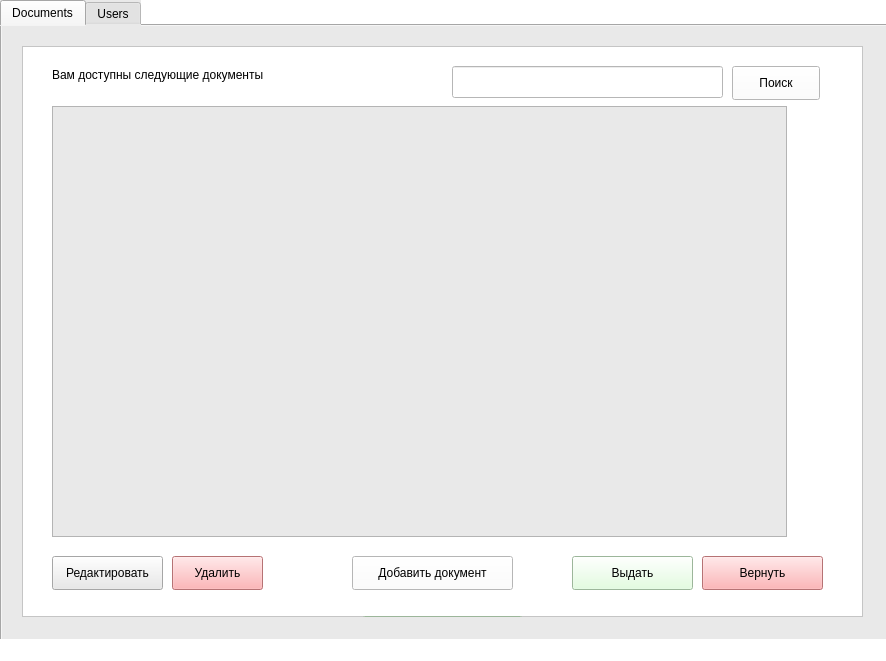
<?xml version="1.0" encoding="UTF-8"?>
<ui version="4.0">
 <class>admin</class>
 <widget class="QMainWindow" name="admin">
  <property name="geometry">
   <rect>
    <x>0</x>
    <y>0</y>
    <width>886</width>
    <height>661</height>
   </rect>
  </property>
  <property name="windowTitle">
   <string>admin</string>
  </property>
  <property name="styleSheet">
   <string notr="true">background-color: rgb(255, 255, 255);</string>
  </property>
  <widget class="QWidget" name="centralwidget">
   <widget class="QTabWidget" name="tabWidget">
    <property name="geometry">
     <rect>
      <x>0</x>
      <y>0</y>
      <width>891</width>
      <height>651</height>
     </rect>
    </property>
    <property name="styleSheet">
     <string notr="true">background-color: rgb(233, 233, 233);
</string>
    </property>
    <property name="currentIndex">
     <number>0</number>
    </property>
    <widget class="QWidget" name="tab">
     <attribute name="title">
      <string>Documents</string>
     </attribute>
     <widget class="QFrame" name="frame">
      <property name="geometry">
       <rect>
        <x>20</x>
        <y>20</y>
        <width>841</width>
        <height>571</height>
       </rect>
      </property>
      <property name="styleSheet">
       <string notr="true">background-color: rgb(255, 255, 255);</string>
      </property>
      <property name="frameShape">
       <enum>QFrame::StyledPanel</enum>
      </property>
      <property name="frameShadow">
       <enum>QFrame::Raised</enum>
      </property>
      <widget class="QTableWidget" name="tableWidget_2">
       <property name="geometry">
        <rect>
         <x>30</x>
         <y>60</y>
         <width>735</width>
         <height>431</height>
        </rect>
       </property>
       <property name="styleSheet">
        <string notr="true">background-color: rgb(233, 233, 233);</string>
       </property>
      </widget>
      <widget class="QLabel" name="label">
       <property name="geometry">
        <rect>
         <x>30</x>
         <y>20</y>
         <width>261</width>
         <height>18</height>
        </rect>
       </property>
       <property name="text">
        <string>Вам доступны следующие документы</string>
       </property>
      </widget>
      <widget class="QPushButton" name="pushButton_2">
       <property name="geometry">
        <rect>
         <x>330</x>
         <y>510</y>
         <width>161</width>
         <height>34</height>
        </rect>
       </property>
       <property name="styleSheet">
        <string notr="true">background-color: rgb(255, 255, 255);</string>
       </property>
       <property name="text">
        <string>Добавить документ</string>
       </property>
      </widget>
      <widget class="QPushButton" name="pushButton_3">
       <property name="geometry">
        <rect>
         <x>340</x>
         <y>570</y>
         <width>161</width>
         <height>34</height>
        </rect>
       </property>
       <property name="styleSheet">
        <string notr="true">background-color: rgb(219, 255, 215);</string>
       </property>
       <property name="text">
        <string>Добавить документ</string>
       </property>
      </widget>
      <widget class="QPushButton" name="pushButton_4">
       <property name="geometry">
        <rect>
         <x>30</x>
         <y>510</y>
         <width>111</width>
         <height>34</height>
        </rect>
       </property>
       <property name="styleSheet">
        <string notr="true">background-color: rgb(219, 255, 215);
background-color: rgb(233, 233, 233);</string>
       </property>
       <property name="text">
        <string>Редактировать</string>
       </property>
      </widget>
      <widget class="QPushButton" name="pushButton_5">
       <property name="geometry">
        <rect>
         <x>150</x>
         <y>510</y>
         <width>91</width>
         <height>34</height>
        </rect>
       </property>
       <property name="styleSheet">
        <string notr="true">background-color: rgb(255, 160, 162);</string>
       </property>
       <property name="text">
        <string>Удалить</string>
       </property>
      </widget>
      <widget class="QLineEdit" name="lineEdit">
       <property name="geometry">
        <rect>
         <x>430</x>
         <y>20</y>
         <width>271</width>
         <height>32</height>
        </rect>
       </property>
       <property name="styleSheet">
        <string notr="true">background-color: rgb(255, 255, 255);</string>
       </property>
      </widget>
      <widget class="QPushButton" name="pushButton">
       <property name="geometry">
        <rect>
         <x>710</x>
         <y>20</y>
         <width>88</width>
         <height>34</height>
        </rect>
       </property>
       <property name="text">
        <string>Поиск</string>
       </property>
      </widget>
      <widget class="QPushButton" name="pushButton_6">
       <property name="geometry">
        <rect>
         <x>550</x>
         <y>510</y>
         <width>121</width>
         <height>34</height>
        </rect>
       </property>
       <property name="styleSheet">
        <string notr="true">background-color: rgb(219, 255, 215);</string>
       </property>
       <property name="text">
        <string>Выдать</string>
       </property>
      </widget>
      <widget class="QPushButton" name="pushButton_7">
       <property name="geometry">
        <rect>
         <x>680</x>
         <y>510</y>
         <width>121</width>
         <height>34</height>
        </rect>
       </property>
       <property name="styleSheet">
        <string notr="true">background-color: rgb(255, 160, 162);</string>
       </property>
       <property name="text">
        <string>Вернуть</string>
       </property>
      </widget>
     </widget>
    </widget>
    <widget class="QWidget" name="tab_2">
     <attribute name="title">
      <string>Users</string>
     </attribute>
     <widget class="QFrame" name="frame_2">
      <property name="geometry">
       <rect>
        <x>0</x>
        <y>10</y>
        <width>881</width>
        <height>591</height>
       </rect>
      </property>
      <property name="styleSheet">
       <string notr="true">background-color: rgb(255, 255, 255);</string>
      </property>
      <property name="frameShape">
       <enum>QFrame::StyledPanel</enum>
      </property>
      <property name="frameShadow">
       <enum>QFrame::Raised</enum>
      </property>
      <widget class="QTableWidget" name="tableWidget">
       <property name="geometry">
        <rect>
         <x>20</x>
         <y>30</y>
         <width>450</width>
         <height>491</height>
        </rect>
       </property>
       <property name="styleSheet">
        <string notr="true">background-color: rgb(232, 232, 232);</string>
       </property>
      </widget>
      <widget class="QPushButton" name="pushButton_8">
       <property name="geometry">
        <rect>
         <x>20</x>
         <y>530</y>
         <width>91</width>
         <height>34</height>
        </rect>
       </property>
       <property name="styleSheet">
        <string notr="true">background-color: rgb(255, 160, 162);</string>
       </property>
       <property name="text">
        <string>Удалить</string>
       </property>
      </widget>
      <widget class="QPushButton" name="pushButton_9">
       <property name="geometry">
        <rect>
         <x>120</x>
         <y>530</y>
         <width>121</width>
         <height>34</height>
        </rect>
       </property>
       <property name="styleSheet">
        <string notr="true">background-color: rgb(219, 255, 215);
background-color: rgb(233, 233, 233);</string>
       </property>
       <property name="text">
        <string>Редактировать</string>
       </property>
      </widget>
      <widget class="QFrame" name="frame_3">
       <property name="geometry">
        <rect>
         <x>530</x>
         <y>30</y>
         <width>311</width>
         <height>351</height>
        </rect>
       </property>
       <property name="styleSheet">
        <string notr="true">background-color: rgb(232, 232, 232);</string>
       </property>
       <property name="frameShape">
        <enum>QFrame::StyledPanel</enum>
       </property>
       <property name="frameShadow">
        <enum>QFrame::Raised</enum>
       </property>
       <widget class="QLineEdit" name="lineEdit_2">
        <property name="geometry">
         <rect>
          <x>20</x>
          <y>30</y>
          <width>261</width>
          <height>32</height>
         </rect>
        </property>
        <property name="styleSheet">
         <string notr="true">background-color: rgb(255, 255, 255);</string>
        </property>
       </widget>
       <widget class="QLineEdit" name="lineEdit_3">
        <property name="geometry">
         <rect>
          <x>20</x>
          <y>90</y>
          <width>261</width>
          <height>32</height>
         </rect>
        </property>
        <property name="styleSheet">
         <string notr="true">background-color: rgb(255, 255, 255);</string>
        </property>
       </widget>
       <widget class="QLineEdit" name="lineEdit_4">
        <property name="geometry">
         <rect>
          <x>20</x>
          <y>150</y>
          <width>261</width>
          <height>32</height>
         </rect>
        </property>
        <property name="styleSheet">
         <string notr="true">background-color: rgb(255, 255, 255);</string>
        </property>
       </widget>
       <widget class="QLineEdit" name="lineEdit_5">
        <property name="geometry">
         <rect>
          <x>20</x>
          <y>210</y>
          <width>261</width>
          <height>32</height>
         </rect>
        </property>
        <property name="styleSheet">
         <string notr="true">background-color: rgb(255, 255, 255);</string>
        </property>
       </widget>
       <widget class="QComboBox" name="comboBox">
        <property name="geometry">
         <rect>
          <x>20</x>
          <y>280</y>
          <width>121</width>
          <height>32</height>
         </rect>
        </property>
        <item>
         <property name="text">
          <string>1-admin</string>
         </property>
        </item>
        <item>
         <property name="text">
          <string>2-manager</string>
         </property>
        </item>
        <item>
         <property name="text">
          <string>3-viewer</string>
         </property>
        </item>
       </widget>
       <widget class="QPushButton" name="pushButton_10">
        <property name="geometry">
         <rect>
          <x>150</x>
          <y>280</y>
          <width>121</width>
          <height>34</height>
         </rect>
        </property>
        <property name="styleSheet">
         <string notr="true">background-color: rgb(219, 255, 215);</string>
        </property>
        <property name="text">
         <string>Добавить</string>
        </property>
       </widget>
       <widget class="QLabel" name="label_4">
        <property name="geometry">
         <rect>
          <x>20</x>
          <y>10</y>
          <width>58</width>
          <height>18</height>
         </rect>
        </property>
        <property name="styleSheet">
         <string notr="true">font: 75 11pt &quot;Arimo&quot;;</string>
        </property>
        <property name="text">
         <string>Имя</string>
        </property>
       </widget>
       <widget class="QLabel" name="label_5">
        <property name="geometry">
         <rect>
          <x>20</x>
          <y>70</y>
          <width>91</width>
          <height>18</height>
         </rect>
        </property>
        <property name="styleSheet">
         <string notr="true">font: 75 11pt &quot;Arimo&quot;;</string>
        </property>
        <property name="text">
         <string>Фамилия</string>
        </property>
       </widget>
       <widget class="QLabel" name="label_6">
        <property name="geometry">
         <rect>
          <x>20</x>
          <y>130</y>
          <width>91</width>
          <height>18</height>
         </rect>
        </property>
        <property name="styleSheet">
         <string notr="true">font: 75 11pt &quot;Arimo&quot;;</string>
        </property>
        <property name="text">
         <string>Отчество</string>
        </property>
       </widget>
       <widget class="QLabel" name="label_7">
        <property name="geometry">
         <rect>
          <x>20</x>
          <y>190</y>
          <width>91</width>
          <height>18</height>
         </rect>
        </property>
        <property name="styleSheet">
         <string notr="true">font: 75 11pt &quot;Arimo&quot;;</string>
        </property>
        <property name="text">
         <string>Email</string>
        </property>
       </widget>
       <widget class="QLabel" name="label_8">
        <property name="geometry">
         <rect>
          <x>20</x>
          <y>260</y>
          <width>91</width>
          <height>18</height>
         </rect>
        </property>
        <property name="styleSheet">
         <string notr="true">font: 75 11pt &quot;Arimo&quot;;</string>
        </property>
        <property name="text">
         <string>Роль</string>
        </property>
       </widget>
      </widget>
      <widget class="QLabel" name="label_2">
       <property name="geometry">
        <rect>
         <x>30</x>
         <y>10</y>
         <width>191</width>
         <height>18</height>
        </rect>
       </property>
       <property name="text">
        <string>Список пользователей</string>
       </property>
      </widget>
      <widget class="QLabel" name="label_3">
       <property name="geometry">
        <rect>
         <x>540</x>
         <y>10</y>
         <width>201</width>
         <height>18</height>
        </rect>
       </property>
       <property name="text">
        <string>Добавление пользователя</string>
       </property>
      </widget>
     </widget>
    </widget>
   </widget>
  </widget>
  <widget class="QStatusBar" name="statusbar"/>
 </widget>
 <resources/>
 <connections/>
</ui>
